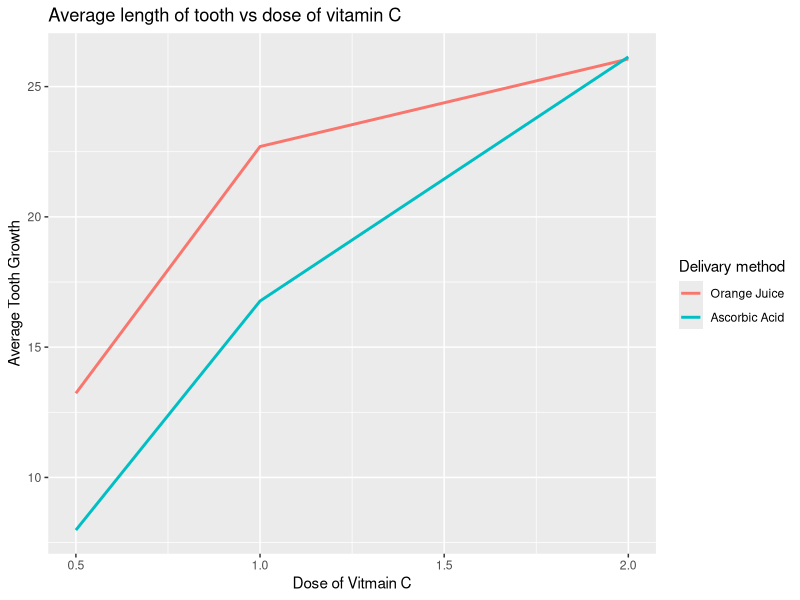
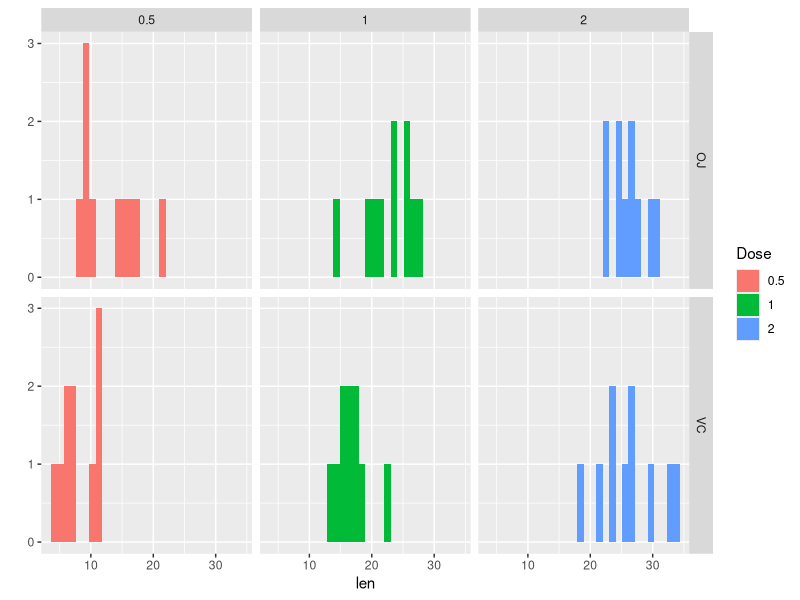

Reproduce these figures in R, in order.
## ---- chunk 1
library(plyr)
data("ToothGrowth")
total <- ddply(ToothGrowth, .(supp, dose), summarise, 
               Average_Growth = mean(len))
## ---- chunk 2
total
## ---- chunk 3
library(ggplot2)
p <- ggplot(total, aes(dose, Average_Growth, color = supp)) + 
       geom_line(stat = "identity", size = 1)
p + labs( title= "Average length of tooth vs dose of vitamin C ", x = "Dose of Vitmain C", y = "Average Tooth Growth") + scale_color_discrete( name  = "Delivary method", labels = c("Orange Juice", "Ascorbic Acid"))
## ---- chunk 4
qplot(len, data = ToothGrowth, geom = "histogram",facets = supp~dose, fill = as.factor(dose)) + scale_fill_discrete( name = "Dose")
## ---- chunk 5
d <- 0.5
t <- t.test(ToothGrowth$len[ToothGrowth$supp == "OJ" & ToothGrowth$dose == d],
       ToothGrowth$len[ToothGrowth$supp == "VC" & ToothGrowth$dose == d], paired = F)
## ---- chunk 6
d <- 1
t <- t.test(ToothGrowth$len[ToothGrowth$supp == "OJ" & ToothGrowth$dose == d],
       ToothGrowth$len[ToothGrowth$supp == "VC" & ToothGrowth$dose == d], paired = F)
## ---- chunk 7
d <- 2
t <- t.test(ToothGrowth$len[ToothGrowth$supp == "OJ" & ToothGrowth$dose == d],
       ToothGrowth$len[ToothGrowth$supp == "VC" & ToothGrowth$dose == d], paired = F)
